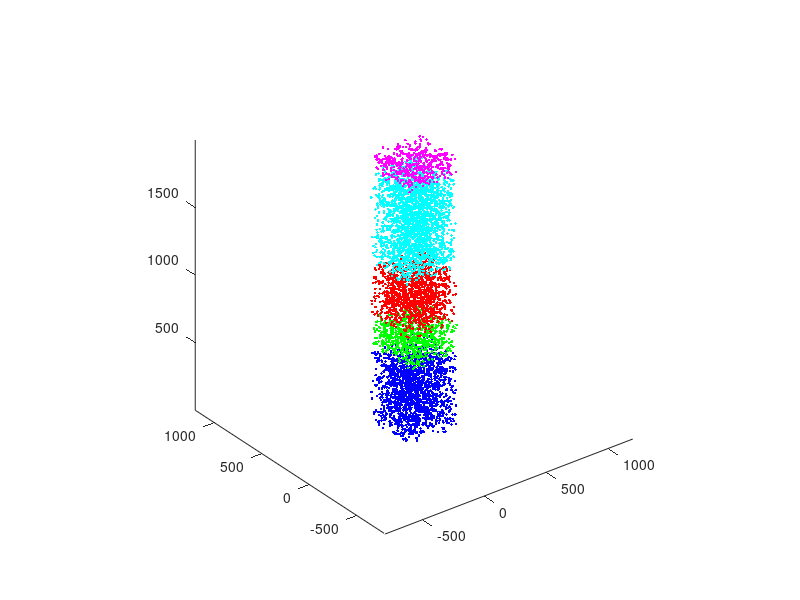

The MATLAB script that drew this image:
clear all
clear all
close all

a=400; 
b=400; 

depth1=(27*2000)/100; 
depth2=(12*2000)/100; 
depth3=(19*2000)/100; 
depth4=(35*2000)/100; 
depth5=(7*2000)/100; 

v1=(a/1000)*(b/1000)*(depth1/1000);
v2=(a/1000)*(b/1000)*(depth2/1000);
v3=(a/1000)*(b/1000)*(depth3/1000);
v4=(a/1000)*(b/1000)*(depth4/1000);
v5=(a/1000)*(b/1000)*(depth5/1000);

nn_1=(v1*20000)+2;
nn_2=(v2*20000)+2;
nn_3=(v3*20000)+4;
nn_4=v4*20000;
nn_5=(v5*20000)+2;



tot_cell_count=[(nn_5/5)*ones(1,5) (nn_4/5)*ones(1,5) (nn_3/5)*ones(1,5) (nn_2/5)*ones(1,5) (nn_1/5)*ones(1,5)];

n1 = bsxfun(@times, [a, b, depth1], rand(round(nn_1),3) );
n2 = bsxfun(@times, [a, b, depth2], rand(round(nn_2),3) );
n3 = bsxfun(@times, [a, b, depth3], rand(round(nn_3),3) );
n4 = bsxfun(@times, [a, b, depth4], rand(round(nn_4),3) );
n5 = bsxfun(@times, [a, b, depth5], rand(round(nn_5),3) );

% 3555
% 1535
% 2480
% 4605
% 905

x1=n1(:,1);
z1=n1(:,2);
y1=n1(:,3);

x2=n2(:,1);
z2=n2(:,2);
y2=540+n2(:,3);

x3=n3(:,1);
z3=n3(:,2);
y3=540+240+n3(:,3);

x4=n4(:,1);
z4=n4(:,2);
y4=540+240+380+n4(:,3);

x5=n5(:,1);
z5=n5(:,2);
y5=540+240+380+700+n5(:,3);

realx=fliplr([x1' x2' x3' x4' x5']);
realy=fliplr([y1' y2' y3' y4' y5']);
realz=fliplr([z1' z2' z3' z4' z5']);

rot_ran=2*pi*rand(1,length(realx));


figure(1)
plot3(x1, z1, y1, '.b');
hold on
plot3(x2, z2, y2, '.g');
plot3(x3, z3, y3, '.r');
plot3(x4, z4, y4, '.c');
plot3(x5, z5, y5, '.m');
hold off
view(3)
axis equal